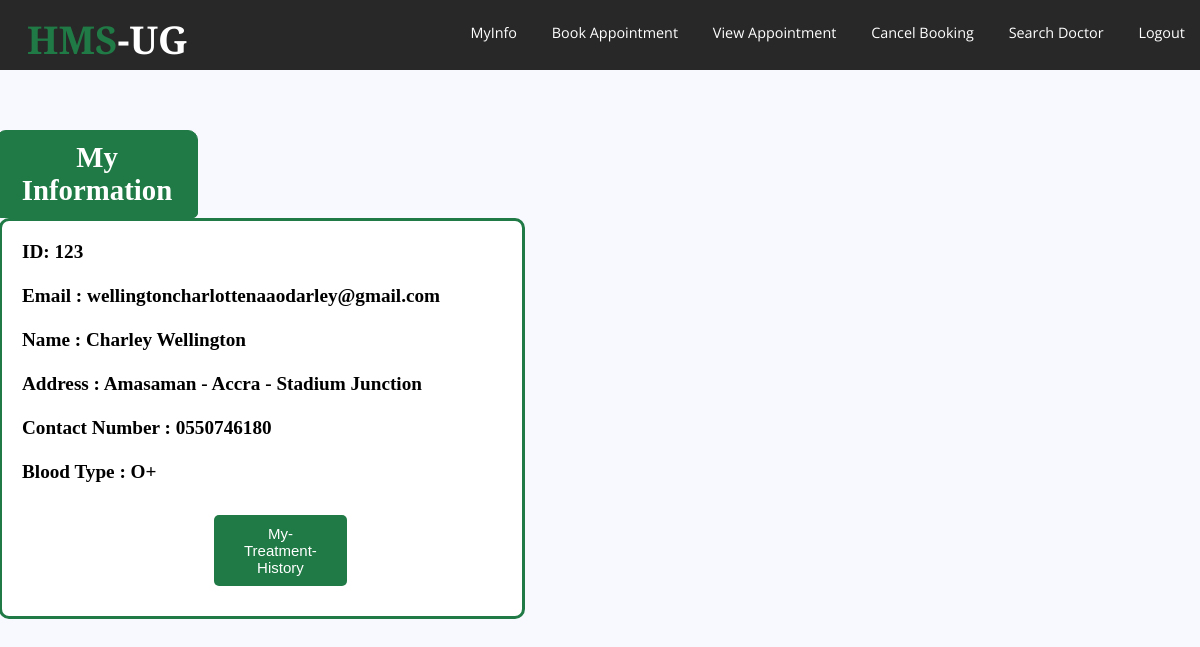
/presentaionlayer/patient/myinfo.php (signed in), run on the app's committed database.
### tables this page shows
CREATE TABLE `patients` (
  `UserID` int(11) NOT NULL,
  `Name` varchar(255) NOT NULL,
  `Address` varchar(255) NOT NULL,
  `ContactNumber` varchar(40) NOT NULL,
  `Email` varchar(255) NOT NULL,
  `Password` varchar(255) NOT NULL,
  `Bloodtype` varchar(10) NOT NULL
);

### datalayer/server.php (called while the page is built, shortened)
<?php
$mysqli = new mysqli("localhost", "root", "", "sourcecodester_doctordb");
$userprofile = isset($_SESSION['UserID']);
$query = "SELECT * FROM patients WHERE UserID=('$userprofile')";
$result = mysqli_query($mysqli, $query);
$col = mysqli_fetch_assoc($result);
?>

### presentaionlayer/patient/myinfo.php (the view, shortened to what this page needs)
<?php include('../../datalayer/server.php'); ?>
<!DOCTYPE html>
<html>
<head>
	<link rel="stylesheet" href="style2.css">
</head>
<header>
	<h1>HMS<span>-UG</span></h1>
	<nav>
		<ul>
			<li><a href=" index.php">MyInfo</a></li>
			<li><a href=" book.php">Book Appointment</a></li>
			<li><a href=" view.php">View Appointment</a></li>
			<li><a href="cancel.php">Cancel Booking</a></li>
			<li><a href=" searchdoctor.php">Search Doctor</a></li>
			<li><a href="../../applicationlayer/Doctorpatient.php">Logout</a></li>
		</ul>
	</nav>
</header>
<body>
	<div class="headerP" style="width: 15%;margin-top: 60px;color: white;background: #207a45;text-align: center;border-radius: 10px 10px 5px 5px;border-bottom: none; border :1px solid #207a45;padding: 10px;margin-left:-4px   ">
		<h2>My Information</h2>
	</div>
	<form method="post" action="myinfo.php" class="infoP" style="margin-left:-1px; margin-top:0px ;width: 40%;padding: 20px;border :3px solid #207a45 ;background: white; border-radius: 10px 10px 10px 10px;">
		<div class="contentP" style="font-weight: bold;">
			<label>ID: <?php echo "" . $_SESSION['UserID']; ?></label>
			<br>
			<br>
			<label> Email : <?php echo $col['Email']; ?></label>
			<br>
			<br>
			<label> Name : <?php echo $col['Name']; ?></label>
			<br>
			<br>
			<label> Address : <?php echo $col['Address']; ?></label>
			<br>
			<br>
			<label> Contact Number : <?php echo $col['ContactNumber']; ?></label>
			<br>
			<br>
			<label> Blood Type : <?php echo $col['Bloodtype']; ?></label>
			<br>
			<br>
			<div class="input-group">
				<button type="submit" name="treatmentHistory" class="btn">My-Treatment-History</button>
			</div>
		</div>
	</form>
</body>
</html>

### presentaionlayer/patient/style2.css (style rules this page uses)
body,html { margin: 0; padding: 0; }
header { width: 100%; height: 70px; background-color: #282828; }
h1 { position: absolute; padding: 3px; float: left; margin-left: 2%; margin-top: 10px; font-family: 'Alfa Slab One',cursive; color: #207a45; }
span { color: #ffffff; }
ul { width: auto; float: right; margin-top: 8px; }
li { display: inline-block; padding: 15px 15px; }
a { text-align: center; color: #ffffff; text-decoration: none; font-family: 'Open Sans',sans-serif; font-size: 1.2vw; }
* { margin: 0px; padding: 0px; }
body { font-size: 120%; background: #F8F8FF; }
.headerP { width: 20%; margin-left: 0px; margin-top: 60px; color: white; background: #207a45; text-align: center; border: 1px solid #B0C4DE; border-bottom: none; border-radius: 10px 10px 0px 0px ; padding: 20px; }
form { width: 30%; margin:0px auto; padding: 20px; border: 1px solid #B0C4DE; background: white; border-radius: 0px 0px 10px 10px; }
.input-group { margin: 10px 0px 10px 0px; }
.btn { margin :0 50% 0 40%; padding: 10px 30px 10px 30px; font-size: 15px; color: white; background: #207a45; border:none; border-radius: 5px; }

### data on the page
patients: Email "wellingtoncharlottenaaodarley@gmail.com", Name "Charley Wellington", Address "Amasaman - Accra - Stadium Junction", ContactNumber "0550746180", Bloodtype "O+"

### other printed values
$_SESSION['UserID'] "123"
